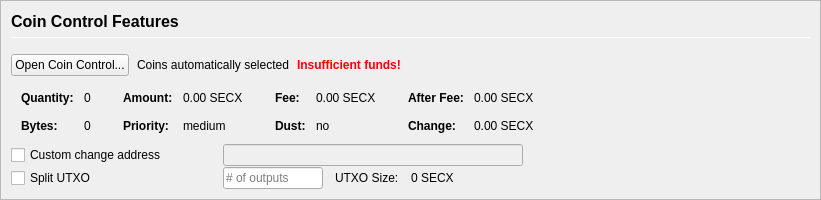
         <widget class="QFrame" name="frameCoinControl">
          <property name="sizePolicy">
           <sizepolicy hsizetype="Expanding" vsizetype="Expanding">
            <horstretch>0</horstretch>
            <verstretch>0</verstretch>
           </sizepolicy>
          </property>
          <property name="maximumSize">
           <size>
            <width>16777215</width>
            <height>16777215</height>
           </size>
          </property>
          <property name="frameShape">
           <enum>QFrame::StyledPanel</enum>
          </property>
          <property name="frameShadow">
           <enum>QFrame::Sunken</enum>
          </property>
          <layout class="QVBoxLayout" name="verticalLayoutCoinControl2">
           <property name="spacing">
            <number>0</number>
           </property>
           <property name="leftMargin">
            <number>0</number>
           </property>
           <property name="topMargin">
            <number>0</number>
           </property>
           <property name="rightMargin">
            <number>0</number>
           </property>
           <property name="bottomMargin">
            <number>0</number>
           </property>
           <item>
            <widget class="QFrame" name="frameCoinControl_BG">
             <layout class="QVBoxLayout" name="verticalLayoutCoinControl" stretch="0,0,0,0,0,0">
              <property name="spacing">
               <number>1</number>
              </property>
              <property name="leftMargin">
               <number>10</number>
              </property>
              <property name="topMargin">
               <number>10</number>
              </property>
              <item>
               <layout class="QHBoxLayout" name="horizontalLayoutCoinControl1">
                <property name="bottomMargin">
                 <number>15</number>
                </property>
                <item>
                 <layout class="QVBoxLayout" name="verticalLayout_3">
                  <property name="spacing">
                   <number>6</number>
                  </property>
                  <item>
                   <widget class="QLabel" name="labelCoinControlFeatures">
                    <property name="sizePolicy">
                     <sizepolicy hsizetype="Preferred" vsizetype="Maximum">
                      <horstretch>0</horstretch>
                      <verstretch>0</verstretch>
                     </sizepolicy>
                    </property>
                    <property name="minimumSize">
                     <size>
                      <width>0</width>
                      <height>20</height>
                     </size>
                    </property>
                    <property name="font">
                     <font>
                      <pointsize>12</pointsize>
                      <weight>75</weight>
                      <bold>true</bold>
                     </font>
                    </property>
                    <property name="styleSheet">
                     <string notr="true">font-weight:bold;</string>
                    </property>
                    <property name="text">
                     <string>Coin Control Features</string>
                    </property>
                   </widget>
                  </item>
                  <item>
                   <widget class="Line" name="line">
                    <property name="minimumSize">
                     <size>
                      <width>0</width>
                      <height>1</height>
                     </size>
                    </property>
                    <property name="maximumSize">
                     <size>
                      <width>16777215</width>
                      <height>1</height>
                     </size>
                    </property>
                    <property name="orientation">
                     <enum>Qt::Horizontal</enum>
                    </property>
                   </widget>
                  </item>
                 </layout>
                </item>
               </layout>
              </item>
              <item>
               <layout class="QHBoxLayout" name="horizontalLayoutCoinControl2" stretch="0,0,0,0">
                <property name="spacing">
                 <number>8</number>
                </property>
                <property name="bottomMargin">
                 <number>10</number>
                </property>
                <item>
                 <widget class="QPushButton" name="pushButtonCoinControl">
                  <property name="styleSheet">
                   <string notr="true"/>
                  </property>
                  <property name="text">
                   <string>Open Coin Control...</string>
                  </property>
                  <property name="autoDefault">
                   <bool>false</bool>
                  </property>
                 </widget>
                </item>
                <item>
                 <widget class="QLabel" name="labelCoinControlAutomaticallySelected">
                  <property name="text">
                   <string>Coins automatically selected</string>
                  </property>
                  <property name="margin">
                   <number>5</number>
                  </property>
                 </widget>
                </item>
                <item>
                 <widget class="QLabel" name="labelCoinControlInsuffFunds">
                  <property name="font">
                   <font>
                    <weight>75</weight>
                    <bold>true</bold>
                   </font>
                  </property>
                  <property name="styleSheet">
                   <string notr="true">color:red;font-weight:bold;</string>
                  </property>
                  <property name="text">
                   <string>Insufficient funds!</string>
                  </property>
                  <property name="margin">
                   <number>5</number>
                  </property>
                 </widget>
                </item>
                <item>
                 <spacer name="horizontalSpacerCoinControl">
                  <property name="orientation">
                   <enum>Qt::Horizontal</enum>
                  </property>
                  <property name="sizeHint" stdset="0">
                   <size>
                    <width>40</width>
                    <height>1</height>
                   </size>
                  </property>
                 </spacer>
                </item>
               </layout>
              </item>
              <item>
               <widget class="QWidget" name="widgetCoinControl" native="true">
                <property name="sizePolicy">
                 <sizepolicy hsizetype="Preferred" vsizetype="Preferred">
                  <horstretch>0</horstretch>
                  <verstretch>0</verstretch>
                 </sizepolicy>
                </property>
                <property name="minimumSize">
                 <size>
                  <width>0</width>
                  <height>0</height>
                 </size>
                </property>
                <property name="styleSheet">
                 <string notr="true"/>
                </property>
                <layout class="QHBoxLayout" name="horizontalLayoutCoinControl5">
                 <property name="leftMargin">
                  <number>0</number>
                 </property>
                 <property name="topMargin">
                  <number>0</number>
                 </property>
                 <property name="rightMargin">
                  <number>0</number>
                 </property>
                 <property name="bottomMargin">
                  <number>0</number>
                 </property>
                 <item>
                  <layout class="QHBoxLayout" name="horizontalLayoutCoinControl3" stretch="0,0,0,1">
                   <property name="spacing">
                    <number>20</number>
                   </property>
                   <property name="topMargin">
                    <number>0</number>
                   </property>
                   <property name="bottomMargin">
                    <number>10</number>
                   </property>
                   <item>
                    <layout class="QFormLayout" name="formLayoutCoinControl1">
                     <property name="horizontalSpacing">
                      <number>10</number>
                     </property>
                     <property name="verticalSpacing">
                      <number>14</number>
                     </property>
                     <property name="leftMargin">
                      <number>10</number>
                     </property>
                     <property name="topMargin">
                      <number>4</number>
                     </property>
                     <property name="rightMargin">
                      <number>6</number>
                     </property>
                     <item row="0" column="0">
                      <widget class="QLabel" name="labelCoinControlQuantityText">
                       <property name="font">
                        <font>
                         <weight>75</weight>
                         <bold>true</bold>
                        </font>
                       </property>
                       <property name="text">
                        <string>Quantity:</string>
                       </property>
                       <property name="margin">
                        <number>0</number>
                       </property>
                      </widget>
                     </item>
                     <item row="0" column="1">
                      <widget class="QLabel" name="labelCoinControlQuantity">
                       <property name="cursor">
                        <cursorShape>IBeamCursor</cursorShape>
                       </property>
                       <property name="contextMenuPolicy">
                        <enum>Qt::ActionsContextMenu</enum>
                       </property>
                       <property name="text">
                        <string notr="true">0</string>
                       </property>
                       <property name="margin">
                        <number>0</number>
                       </property>
                       <property name="textInteractionFlags">
                        <set>Qt::LinksAccessibleByMouse|Qt::TextSelectableByKeyboard|Qt::TextSelectableByMouse</set>
                       </property>
                      </widget>
                     </item>
                     <item row="1" column="0">
                      <widget class="QLabel" name="labelCoinControlBytesText">
                       <property name="font">
                        <font>
                         <weight>75</weight>
                         <bold>true</bold>
                        </font>
                       </property>
                       <property name="text">
                        <string>Bytes:</string>
                       </property>
                      </widget>
                     </item>
                     <item row="1" column="1">
                      <widget class="QLabel" name="labelCoinControlBytes">
                       <property name="cursor">
                        <cursorShape>IBeamCursor</cursorShape>
                       </property>
                       <property name="contextMenuPolicy">
                        <enum>Qt::ActionsContextMenu</enum>
                       </property>
                       <property name="text">
                        <string notr="true">0</string>
                       </property>
                       <property name="textInteractionFlags">
                        <set>Qt::LinksAccessibleByMouse|Qt::TextSelectableByKeyboard|Qt::TextSelectableByMouse</set>
                       </property>
                      </widget>
                     </item>
                    </layout>
                   </item>
                   <item>
                    <layout class="QFormLayout" name="formLayoutCoinControl2">
                     <property name="horizontalSpacing">
                      <number>10</number>
                     </property>
                     <property name="verticalSpacing">
                      <number>14</number>
                     </property>
                     <property name="leftMargin">
                      <number>6</number>
                     </property>
                     <property name="topMargin">
                      <number>4</number>
                     </property>
                     <property name="rightMargin">
                      <number>6</number>
                     </property>
                     <item row="0" column="0">
                      <widget class="QLabel" name="labelCoinControlAmountText">
                       <property name="font">
                        <font>
                         <weight>75</weight>
                         <bold>true</bold>
                        </font>
                       </property>
                       <property name="text">
                        <string>Amount:</string>
                       </property>
                       <property name="margin">
                        <number>0</number>
                       </property>
                      </widget>
                     </item>
                     <item row="0" column="1">
                      <widget class="QLabel" name="labelCoinControlAmount">
                       <property name="cursor">
                        <cursorShape>IBeamCursor</cursorShape>
                       </property>
                       <property name="contextMenuPolicy">
                        <enum>Qt::ActionsContextMenu</enum>
                       </property>
                       <property name="text">
                        <string notr="true">0.00 SECX</string>
                       </property>
                       <property name="textInteractionFlags">
                        <set>Qt::LinksAccessibleByMouse|Qt::TextSelectableByKeyboard|Qt::TextSelectableByMouse</set>
                       </property>
                      </widget>
                     </item>
                     <item row="1" column="0">
                      <widget class="QLabel" name="labelCoinControlPriorityText">
                       <property name="font">
                        <font>
                         <weight>75</weight>
                         <bold>true</bold>
                        </font>
                       </property>
                       <property name="text">
                        <string>Priority:</string>
                       </property>
                      </widget>
                     </item>
                     <item row="1" column="1">
                      <widget class="QLabel" name="labelCoinControlPriority">
                       <property name="cursor">
                        <cursorShape>IBeamCursor</cursorShape>
                       </property>
                       <property name="contextMenuPolicy">
                        <enum>Qt::ActionsContextMenu</enum>
                       </property>
                       <property name="text">
                        <string>medium</string>
                       </property>
                       <property name="textInteractionFlags">
                        <set>Qt::LinksAccessibleByMouse|Qt::TextSelectableByKeyboard|Qt::TextSelectableByMouse</set>
                       </property>
                      </widget>
                     </item>
                    </layout>
                   </item>
                   <item>
                    <layout class="QFormLayout" name="formLayoutCoinControl3">
                     <property name="horizontalSpacing">
                      <number>10</number>
                     </property>
                     <property name="verticalSpacing">
                      <number>14</number>
                     </property>
                     <property name="leftMargin">
                      <number>6</number>
                     </property>
                     <property name="topMargin">
                      <number>4</number>
                     </property>
                     <property name="rightMargin">
                      <number>6</number>
                     </property>
                     <item row="0" column="0">
                      <widget class="QLabel" name="labelCoinControlFeeText">
                       <property name="font">
                        <font>
                         <weight>75</weight>
                         <bold>true</bold>
                        </font>
                       </property>
                       <property name="text">
                        <string>Fee:</string>
                       </property>
                       <property name="margin">
                        <number>0</number>
                       </property>
                      </widget>
                     </item>
                     <item row="0" column="1">
                      <widget class="QLabel" name="labelCoinControlFee">
                       <property name="cursor">
                        <cursorShape>IBeamCursor</cursorShape>
                       </property>
                       <property name="contextMenuPolicy">
                        <enum>Qt::ActionsContextMenu</enum>
                       </property>
                       <property name="text">
                        <string notr="true">0.00 SECX</string>
                       </property>
                       <property name="textInteractionFlags">
                        <set>Qt::LinksAccessibleByMouse|Qt::TextSelectableByKeyboard|Qt::TextSelectableByMouse</set>
                       </property>
                      </widget>
                     </item>
                     <item row="1" column="0">
                      <widget class="QLabel" name="labelCoinControlLowOutputText">
                       <property name="font">
                        <font>
                         <weight>75</weight>
                         <bold>true</bold>
                        </font>
                       </property>
                       <property name="text">
                        <string>Dust:</string>
                       </property>
                      </widget>
                     </item>
                     <item row="1" column="1">
                      <widget class="QLabel" name="labelCoinControlLowOutput">
                       <property name="cursor">
                        <cursorShape>IBeamCursor</cursorShape>
                       </property>
                       <property name="contextMenuPolicy">
                        <enum>Qt::ActionsContextMenu</enum>
                       </property>
                       <property name="text">
                        <string>no</string>
                       </property>
                       <property name="textInteractionFlags">
                        <set>Qt::LinksAccessibleByMouse|Qt::TextSelectableByKeyboard|Qt::TextSelectableByMouse</set>
                       </property>
                      </widget>
                     </item>
                    </layout>
                   </item>
                   <item>
                    <layout class="QFormLayout" name="formLayoutCoinControl4">
                     <property name="horizontalSpacing">
                      <number>10</number>
                     </property>
                     <property name="verticalSpacing">
                      <number>14</number>
                     </property>
                     <property name="leftMargin">
                      <number>6</number>
                     </property>
                     <property name="topMargin">
                      <number>4</number>
                     </property>
                     <property name="rightMargin">
                      <number>6</number>
                     </property>
                     <item row="0" column="0">
                      <widget class="QLabel" name="labelCoinControlAfterFeeText">
                       <property name="font">
                        <font>
                         <weight>75</weight>
                         <bold>true</bold>
                        </font>
                       </property>
                       <property name="text">
                        <string>After Fee:</string>
                       </property>
                       <property name="margin">
                        <number>0</number>
                       </property>
                      </widget>
                     </item>
                     <item row="0" column="1">
                      <widget class="QLabel" name="labelCoinControlAfterFee">
                       <property name="cursor">
                        <cursorShape>IBeamCursor</cursorShape>
                       </property>
                       <property name="contextMenuPolicy">
                        <enum>Qt::ActionsContextMenu</enum>
                       </property>
                       <property name="text">
                        <string notr="true">0.00 SECX</string>
                       </property>
                       <property name="textInteractionFlags">
                        <set>Qt::LinksAccessibleByMouse|Qt::TextSelectableByKeyboard|Qt::TextSelectableByMouse</set>
                       </property>
                      </widget>
                     </item>
                     <item row="1" column="0">
                      <widget class="QLabel" name="labelCoinControlChangeText">
                       <property name="font">
                        <font>
                         <weight>75</weight>
                         <bold>true</bold>
                        </font>
                       </property>
                       <property name="text">
                        <string>Change:</string>
                       </property>
                      </widget>
                     </item>
                     <item row="1" column="1">
                      <widget class="QLabel" name="labelCoinControlChange">
                       <property name="cursor">
                        <cursorShape>IBeamCursor</cursorShape>
                       </property>
                       <property name="contextMenuPolicy">
                        <enum>Qt::ActionsContextMenu</enum>
                       </property>
                       <property name="text">
                        <string notr="true">0.00 SECX</string>
                       </property>
                       <property name="textInteractionFlags">
                        <set>Qt::LinksAccessibleByMouse|Qt::TextSelectableByKeyboard|Qt::TextSelectableByMouse</set>
                       </property>
                      </widget>
                     </item>
                    </layout>
                   </item>
                  </layout>
                 </item>
                </layout>
               </widget>
              </item>
              <item>
               <layout class="QHBoxLayout" name="horizontalLayoutCoinControl4">
                <property name="spacing">
                 <number>12</number>
                </property>
                <property name="sizeConstraint">
                 <enum>QLayout::SetDefaultConstraint</enum>
                </property>
                <property name="topMargin">
                 <number>0</number>
                </property>
                <property name="rightMargin">
                 <number>0</number>
                </property>
                <item>
                 <widget class="QCheckBox" name="checkBoxCoinControlChange">
                  <property name="sizePolicy">
                   <sizepolicy hsizetype="Preferred" vsizetype="Preferred">
                    <horstretch>0</horstretch>
                    <verstretch>0</verstretch>
                   </sizepolicy>
                  </property>
                  <property name="minimumSize">
                   <size>
                    <width>200</width>
                    <height>0</height>
                   </size>
                  </property>
                  <property name="maximumSize">
                   <size>
                    <width>200</width>
                    <height>16777215</height>
                   </size>
                  </property>
                  <property name="toolTip">
                   <string>If this is activated, but the change address is empty or invalid, change will be sent to a newly generated address.</string>
                  </property>
                  <property name="text">
                   <string>Custom change address</string>
                  </property>
                 </widget>
                </item>
                <item>
                 <widget class="QValidatedLineEdit" name="lineEditCoinControlChange">
                  <property name="enabled">
                   <bool>false</bool>
                  </property>
                  <property name="sizePolicy">
                   <sizepolicy hsizetype="Preferred" vsizetype="Preferred">
                    <horstretch>0</horstretch>
                    <verstretch>0</verstretch>
                   </sizepolicy>
                  </property>
                  <property name="minimumSize">
                   <size>
                    <width>300</width>
                    <height>0</height>
                   </size>
                  </property>
                 </widget>
                </item>
                <item>
                 <widget class="QLabel" name="labelCoinControlChangeLabel">
                  <property name="sizePolicy">
                   <sizepolicy hsizetype="Preferred" vsizetype="Preferred">
                    <horstretch>0</horstretch>
                    <verstretch>0</verstretch>
                   </sizepolicy>
                  </property>
                  <property name="minimumSize">
                   <size>
                    <width>100</width>
                    <height>0</height>
                   </size>
                  </property>
                  <property name="text">
                   <string/>
                  </property>
                  <property name="margin">
                   <number>3</number>
                  </property>
                 </widget>
                </item>
               </layout>
              </item>
              <item>
               <layout class="QHBoxLayout" name="horizontalLayoutCoinControl6">
                <property name="spacing">
                 <number>12</number>
                </property>
                <property name="rightMargin">
                 <number>0</number>
                </property>
                <item>
                 <widget class="QCheckBox" name="splitBlockCheckBox">
                  <property name="sizePolicy">
                   <sizepolicy hsizetype="Preferred" vsizetype="Preferred">
                    <horstretch>0</horstretch>
                    <verstretch>0</verstretch>
                   </sizepolicy>
                  </property>
                  <property name="minimumSize">
                   <size>
                    <width>200</width>
                    <height>0</height>
                   </size>
                  </property>
                  <property name="maximumSize">
                   <size>
                    <width>200</width>
                    <height>16777215</height>
                   </size>
                  </property>
                  <property name="text">
                   <string>Split UTXO</string>
                  </property>
                 </widget>
                </item>
                <item>
                 <widget class="QLineEdit" name="splitBlockLineEdit">
                  <property name="sizePolicy">
                   <sizepolicy hsizetype="Preferred" vsizetype="Preferred">
                    <horstretch>50</horstretch>
                    <verstretch>0</verstretch>
                   </sizepolicy>
                  </property>
                  <property name="minimumSize">
                   <size>
                    <width>100</width>
                    <height>0</height>
                   </size>
                  </property>
                  <property name="maximumSize">
                   <size>
                    <width>100</width>
                    <height>16777215</height>
                   </size>
                  </property>
                  <property name="placeholderText">
                   <string># of outputs</string>
                  </property>
                 </widget>
                </item>
                <item>
                 <widget class="QLabel" name="labelBlockSizeText">
                  <property name="text">
                   <string>UTXO Size:</string>
                  </property>
                 </widget>
                </item>
                <item>
                 <widget class="QLabel" name="labelBlockSize">
                  <property name="text">
                   <string>0 SECX</string>
                  </property>
                 </widget>
                </item>
                <item>
                 <spacer name="horizontalSpacer_7">
                  <property name="orientation">
                   <enum>Qt::Horizontal</enum>
                  </property>
                  <property name="sizeHint" stdset="0">
                   <size>
                    <width>40</width>
                    <height>20</height>
                   </size>
                  </property>
                 </spacer>
                </item>
               </layout>
              </item>
              <item>
               <spacer name="verticalSpacerCoinControl">
                <property name="orientation">
                 <enum>Qt::Vertical</enum>
                </property>
                <property name="sizeHint" stdset="0">
                 <size>
                  <width>800</width>
                  <height>1</height>
                 </size>
                </property>
               </spacer>
              </item>
             </layout>
            </widget>
           </item>
          </layout>
         </widget>
